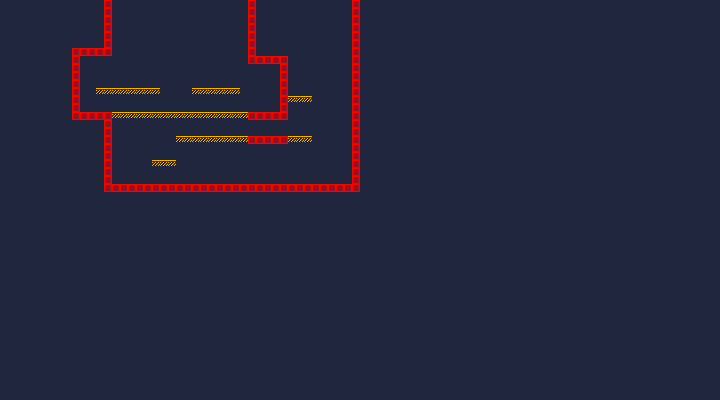

Rendered tile map (Tiled .tmx) drawn with the repository's tilesets; below, a short description and the map source with its tile grids summarised:
An orthogonal 90x50 tile map with 8x8 px tiles, 1 tile layer (collisions), 2 tilesets and 12 objects (7x mob, 3x omniLight, robot, door).

<map version="1.4" tiledversion="1.4.2" orientation="orthogonal" renderorder="right-down" width="90" height="50" tilewidth="8" tileheight="8" infinite="0" backgroundcolor="#21263f" nextlayerid="19" nextobjectid="83">
 <tileset firstgid="1" source="cavesofgallet_tiles.tsx" />
 <tileset firstgid="385" source="collisions.tsx" />
 <layer id="17" name="collisions" width="90" height="50">
  <properties>
   <property name="advColl" type="bool" value="true" />
   <property name="hidden" type="bool" value="false" />
  </properties>
  <data>[4500 cells, 163 non-empty, 2 distinct tile ids]</data>
 </layer>
 <objectgroup id="18" name="markers">
  <object id="1" type="robot" x="234" y="184">
   <point />
  </object>
  <object id="59" type="omniLight" x="160" y="108">
   <point />
  </object>
  <object id="61" type="door" x="284" y="136">
   <point />
  </object>
  <object id="62" type="omniLight" x="318" y="80">
   <point />
  </object>
  <object id="71" type="omniLight" x="268" y="92">
   <point />
  </object>
  <object id="72" name="Gunner" type="mob" x="232" y="88">
   <point />
  </object>
  <object id="74" name="Gunner" type="mob" x="168" y="112">
   <point />
  </object>
  <object id="75" name="Gunner" type="mob" x="162" y="184">
   <point />
  </object>
  <object id="78" name="Gunner" type="mob" x="148" y="88">
   <point />
  </object>
  <object id="79" name="Gunner" type="mob" x="256" y="112">
   <point />
  </object>
  <object id="80" name="Gunner" type="mob" x="122" y="112">
   <point />
  </object>
  <object id="82" name="Gunner" type="mob" x="144" y="184">
   <point />
  </object>
 </objectgroup>
</map>
